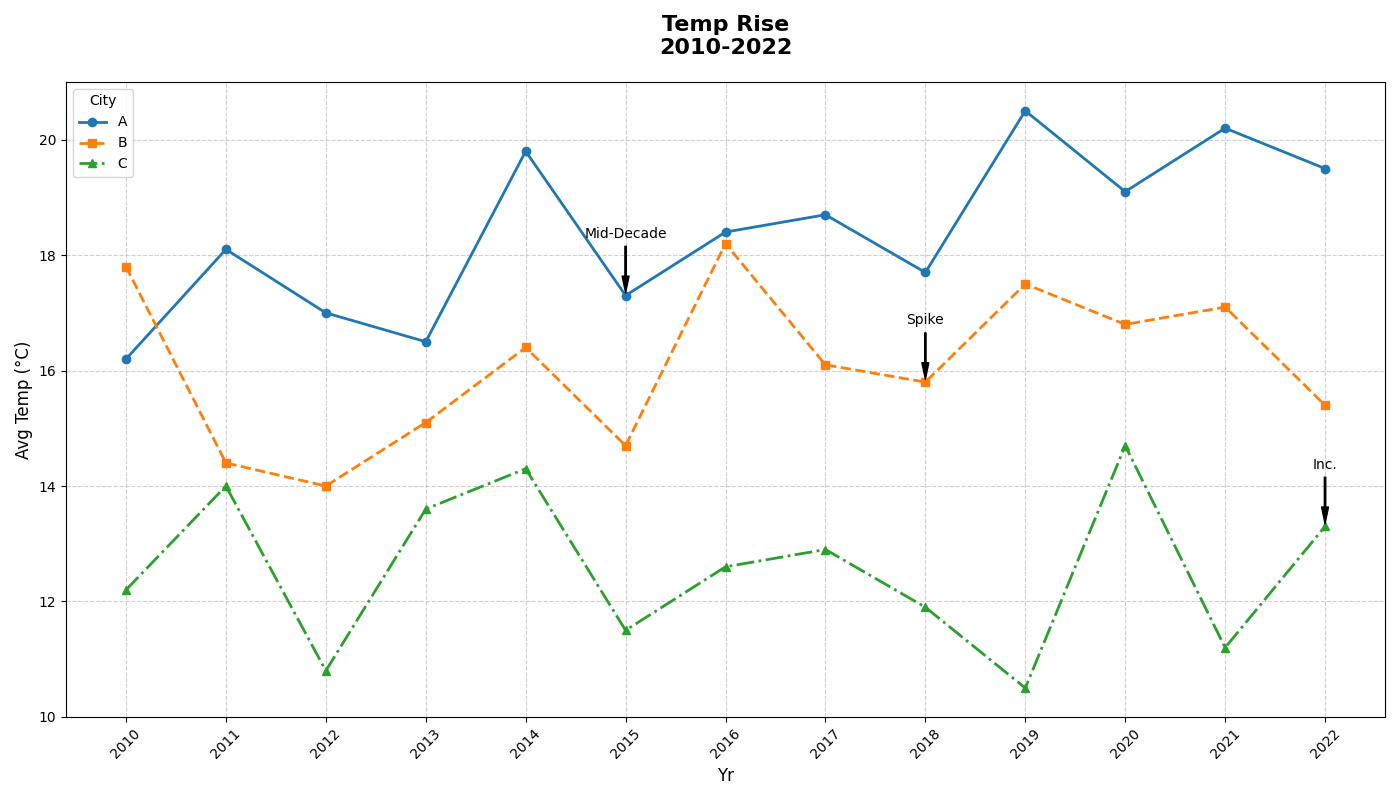

Here is the Python script that generated this plot:
import matplotlib.pyplot as plt
import numpy as np

years = np.arange(2010, 2023)

# Randomly altered temperature data for cities while maintaining the dimensional structure
city_A_temps = [16.2, 18.1, 17.0, 16.5, 19.8, 17.3, 18.4, 18.7, 17.7, 20.5, 19.1, 20.2, 19.5]
city_B_temps = [17.8, 14.4, 14.0, 15.1, 16.4, 14.7, 18.2, 16.1, 15.8, 17.5, 16.8, 17.1, 15.4]
city_C_temps = [12.2, 14.0, 10.8, 13.6, 14.3, 11.5, 12.6, 12.9, 11.9, 10.5, 14.7, 11.2, 13.3]

fig, ax = plt.subplots(figsize=(14, 8))

ax.plot(years, city_A_temps, marker='o', linestyle='-', color='#1f77b4', linewidth=2, label='A')
ax.plot(years, city_B_temps, marker='s', linestyle='--', color='#ff7f0e', linewidth=2, label='B')
ax.plot(years, city_C_temps, marker='^', linestyle='-.', color='#2ca02c', linewidth=2, label='C')

ax.set_title('Temp Rise\n2010-2022', fontsize=16, fontweight='bold', pad=20)
ax.set_xlabel('Yr', fontsize=12)
ax.set_ylabel('Avg Temp (°C)', fontsize=12)

ax.set_xticks(years)
ax.set_xticklabels(years, rotation=45)

ax.legend(title='City', loc='upper left', fontsize=10)

# Adjusted annotations to reflect the shuffled temperature values
annotations = {
    2015: ("Mid-Decade", city_A_temps[5]),
    2018: ("Spike", city_B_temps[8]),
    2022: ("Inc.", city_C_temps[12]),
}

for year, (text, y_value) in annotations.items():
    ax.annotate(text, xy=(year, y_value), xytext=(year, y_value + 1),
                arrowprops=dict(facecolor='black', shrink=0.05, width=1, headwidth=5), fontsize=10, color='black', ha='center')

ax.grid(True, linestyle='--', alpha=0.6)

plt.tight_layout()

plt.show()
